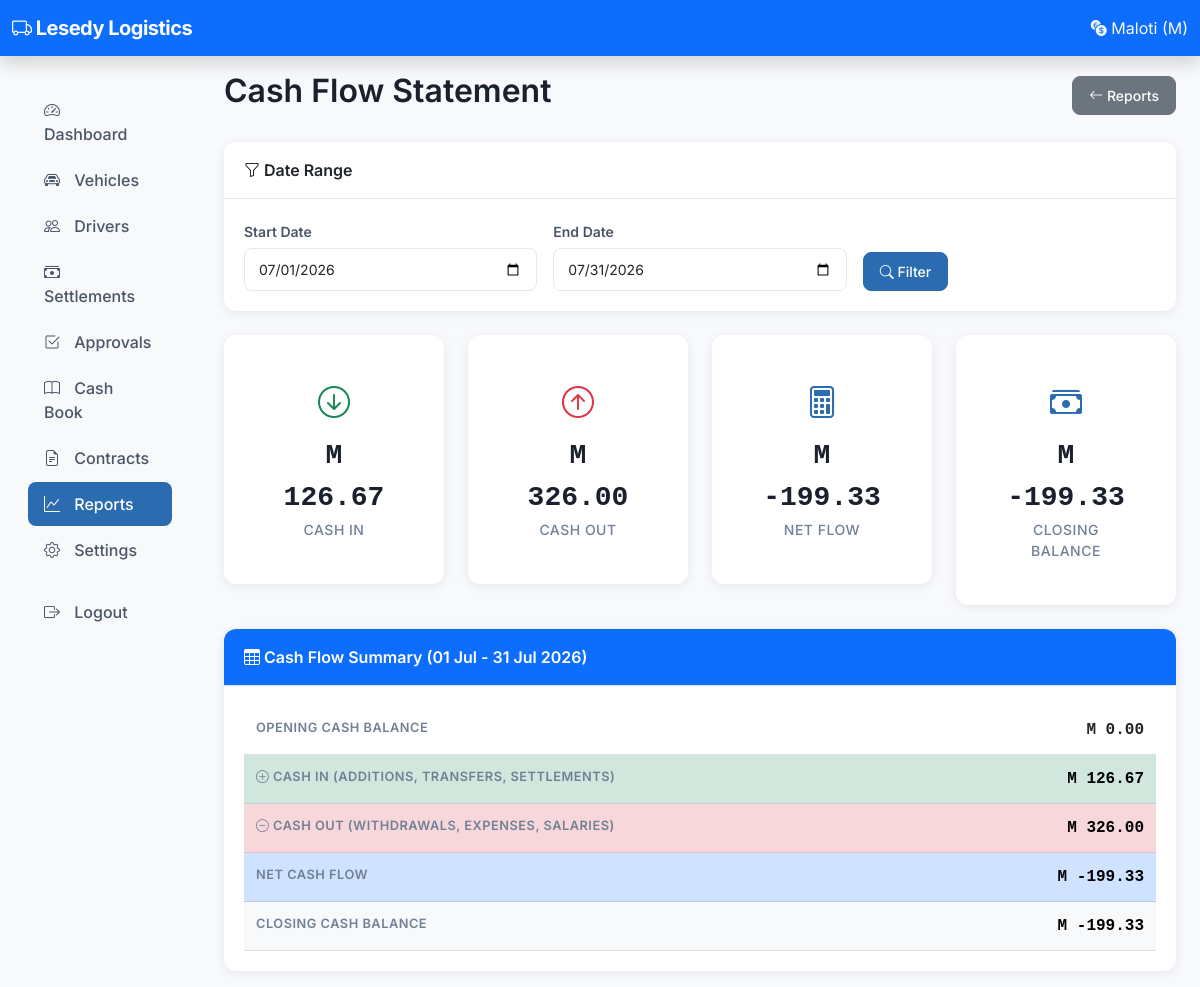
Page /reports/cash-flow/ (signed in) on the earlier database version.
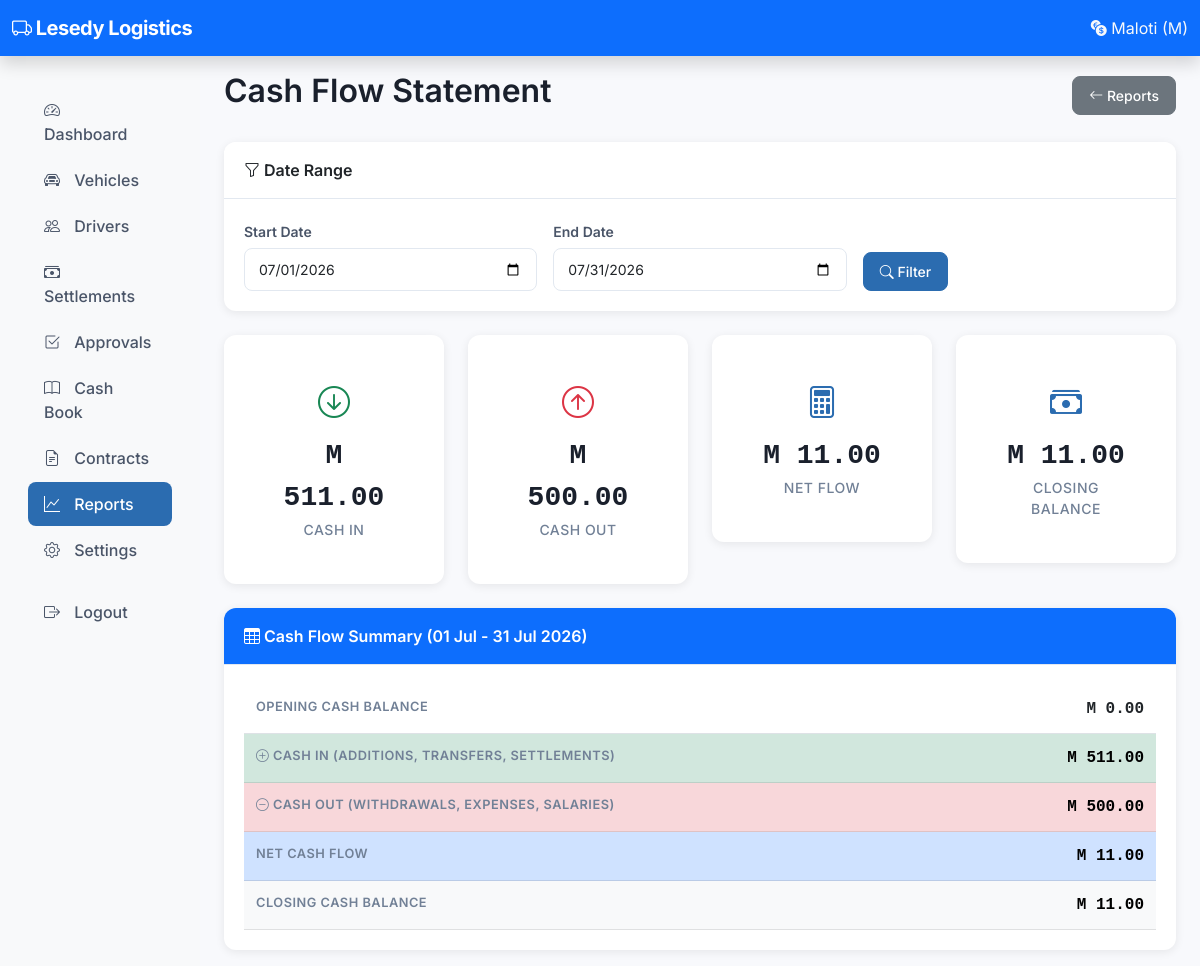
Same page on the later database version.
### cashbook/models.py (models this page shows, shortened)
class CashInHand(models.Model):
    balance = models.DecimalField(max_digits=12, decimal_places=2, default=0)
    last_updated = models.DateTimeField(auto_now=True)
    class Meta:
        verbose_name = 'Cash in Hand'
        verbose_name_plural = 'Cash in Hand'
    @classmethod
    def get_instance(cls):
        obj, created = cls.objects.get_or_create(id=1)
        return obj
    @classmethod
    def get_balance(cls):
        return cls.get_instance().balance

### reports/views.py (the view)
# urls.py: path('cash-flow/', views.cash_flow_report, name='report_cash_flow'),
@_owner_required
def cash_flow_report(request):
    start_date, end_date = _get_date_range(request)
    transactions = CashTransaction.objects.filter(
        date__gte=start_date, date__lte=end_date
    )
    cash_in = transactions.filter(
        transaction_type__in=['addition', 'transfer_from_bank', 'settlement_collection']
    ).aggregate(total=Sum('amount'))['total'] or 0
    cash_out = transactions.filter(
        transaction_type__in=['withdrawal', 'transfer_to_bank', 'expense_cash',
                              'petty_cash', 'salary_payment', 'commission_payment',
                              'bonus_payment', 'loan_repayment']
    ).aggregate(total=Sum('amount'))['total'] or 0
    context = {
        'start_date': start_date,
        'end_date': end_date,
        'cash_in': cash_in,
        'cash_out': cash_out,
        'net_flow': cash_in - cash_out,
        'opening_balance': CashInHand.get_balance() - (cash_in - cash_out),
        'closing_balance': CashInHand.get_balance(),
    }
    return render(request, 'reports/cash_flow.html', context)

### accounts/context_processors.py (called while the page is built)
def pending_approvals(request):
    if request.user.is_authenticated and request.user.is_staff:
        count = DailySettlement.objects.filter(status='submitted').count()
        return {'pending_approvals': count}
    return {}

def system_settings(request):
    try:
        settings = SystemSettings.get_settings()
        return {
            'company_name': settings.company_name,
            'company_phone': settings.company_phone,
            'company_email': settings.company_email,
            'company_address': settings.company_address,
            'company_logo': settings.company_logo,
        }
    except Exception:
        return {
            'company_name': 'Taxi Accounting System',
            'company_phone': '',
            'company_email': '',
            'company_address': '',
            'company_logo': None,
        }

### accounts/models.py (called while the page is built)
    @classmethod
    def get_settings(cls):
        obj, created = cls.objects.get_or_create(id=1)
        return obj

### templates/reports/cash_flow.html (shortened to what the changed rows need)
{% extends 'base.html' %}
{% block content %}
<div class="d-flex justify-content-between align-items-center mb-4">
    <h2> Cash Flow Statement</h2>
</div>
<div class="row mb-4">
    <div class="col-md-3">
        <div class="card text-center stat-card">
            <div class="card-body">
                <div class="stat-icon"><i class="bi bi-arrow-down-circle text-success"></i></div>
                <div class="stat-value amount-positive">M {{ cash_in|floatformat:2 }}</div>
                <div class="stat-label">Cash In</div>
            </div>
        </div>
    </div>
    <div class="col-md-3">
        <div class="card text-center stat-card">
            <div class="card-body">
                <div class="stat-icon"><i class="bi bi-arrow-up-circle text-danger"></i></div>
                <div class="stat-value amount-negative">M {{ cash_out|floatformat:2 }}</div>
                <div class="stat-label">Cash Out</div>
            </div>
        </div>
    </div>
    <div class="col-md-3">
        <div class="card text-center stat-card">
            <div class="card-body">
                <div class="stat-icon"><i class="bi bi-calculator"></i></div>
                <div class="stat-value {% if net_flow >= 0 %}amount-positive{% else %}amount-negative{% endif %}">M {{ net_flow|floatformat:2 }}</div>
                <div class="stat-label">Net Flow</div>
            </div>
        </div>
    </div>
    <div class="col-md-3">
        <div class="card text-center stat-card">
            <div class="card-body">
                <div class="stat-icon"><i class="bi bi-cash-stack"></i></div>
                <div class="stat-value">M {{ closing_balance|floatformat:2 }}</div>
                <div class="stat-label">Closing Balance</div>
            </div>
        </div>
    </div>
</div>
<div class="card">
    <div class="card-body">
        <table class="table">
            <tbody>
                <tr>
                    <th>Opening Cash Balance</th>
                </tr>
                <tr class="table-success">
                    <th><i class="bi bi-plus-circle"></i> Cash In (Additions, Transfers, Settlements)</th>
                    <td class="amount text-end amount-positive">M {{ cash_in|floatformat:2 }}</td>
                </tr>
                <tr class="table-danger">
                    <th><i class="bi bi-dash-circle"></i> Cash Out (Withdrawals, Expenses, Salaries)</th>
                    <td class="amount text-end amount-negative">M {{ cash_out|floatformat:2 }}</td>
                </tr>
                <tr class="table-primary">
                    <th>Net Cash Flow</th>
                    <td class="amount text-end {% if net_flow >= 0 %}amount-positive{% else %}amount-negative{% endif %}">M {{ net_flow|floatformat:2 }}</td>
                </tr>
                <tr class="table-light">
                    <th>Closing Cash Balance</th>
                    <td class="amount text-end">M {{ closing_balance|floatformat:2 }}</td>
                </tr>
            </tbody>
        </table>
    </div>
</div>
{% endblock %}

Differences in the rows shown:
changed CashInHand: balance "-199.33" → "11.00"
Other differences:
{{ cash_in|floatformat:2 }}: "126.67" → "511.00"
{{ cash_out|floatformat:2 }}: "326.00" → "500.00"
{{ net_flow|floatformat:2 }}: "-199.33" → "11.00"
